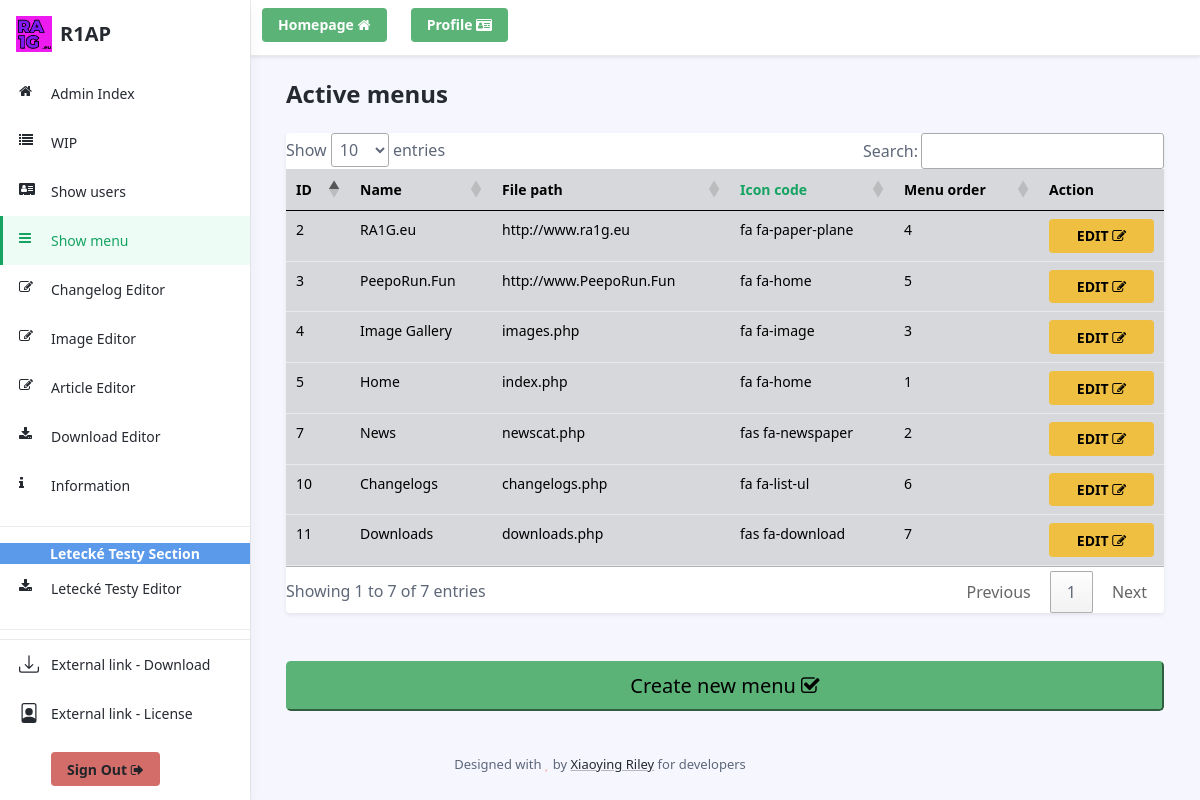
Page /adminpanel/menupage.php (signed in) on the committed database.
### tables this page shows
CREATE TABLE `menu` (
  `idmenu` int(11) NOT NULL,
  `meno` varchar(55) NOT NULL,
  `file_path` varchar(90) DEFAULT NULL,
  `icon` varchar(90) NOT NULL,
  `menuorder` int(11) DEFAULT NULL,
  `menu_category` varchar(50) DEFAULT NULL
);

### incl/adminconfig.php (called while the page is built, shortened)
<?php
function getMenu($conn)
{
    $request = $conn->prepare("SELECT idmenu, meno, file_path, icon, menuorder FROM menu");
    return $request->execute() ? $request->fetchAll(PDO::FETCH_ASSOC) : false;
}

### adminpanel/menupage.php (the view, shortened to what this page needs)
<?php
include_once("adminheader.php");
require "../incl/adminconfig.php";
$conn = new PDO($dsn, $username, $password, $options);
$resultsmenu = getMenu($conn);
?>
<div class="app-wrapper">
    <div class="app-content pt-3 p-md-3 p-lg-4">
        <div class="container-xl">
            <div class="row g-3 mb-4 align-items-center justify-content-between">
                <div class="col-auto">
                    <h1 class="app-page-title mb-0">Active menus</h1>
                </div>
            </div>
            <div class="tab-content" id="orders-table-tab-content">
                <div class="tab-pane fade show active" id="orders-all" role="tabpanel" aria-labelledby="orders-all-tab">
                    <div class="app-card app-card-orders-table shadow-sm mb-5">
                        <div class="app-card-body">
                            <div class="table-responsive">
                                    <table class="table table-secondary app-table-hover mb-0 text-left" id="menuedittable" >
                                        <thead>
                                        <tr>
                                            <th scope="col">ID</th>
                                            <th scope="col">Name</th>
                                            <th scope="col">File path</th>
                                            <th scope="col"><a href="https://fontawesome.com/v4.7.0/icons/">Icon code</a></th>
                                            <th scope="col">Menu order</th>
                                            <th scope="col">Action</th>
                                        </tr>
                                        </thead>
                                        <tbody>
                                        <?php foreach ($resultsmenu as $key => $resultm) { ?>
                                            <tr>
                                                <td><?= $resultm['idmenu']; ?></td>
                                                <td><?= $resultm['meno']; ?></td>
                                                <td><?= $resultm['file_path']; ?></td>
                                                <td><?= $resultm['icon']; ?></td>
                                                <td><?= $resultm['menuorder']; ?></td>
                                                <td>
                                                    <a class="btn btn-warning modalmenuedit btn-block"
                                                       href="editmenu_modal.php?editmenu=<?php echo $resultm['idmenu']; ?>">EDIT <i
                                                            class="fa fa-edit"></i></a>
                                                </td>
                                            </tr>
                                        <?php } ?>
                                        </tbody>
                                    </table>
                            </div>
                        </div>
                    </div>
                </div>
            </div>
            <button type="button" class="btn-lg btn-block btn-success" data-toggle="modal" data-target="#menuAddNewBox">
                Create new menu  <i class="fa fa-check-square-o"></i>
            </button>
        </div>
    </div>
</div>
        <?php include_once("adminfooter.php"); ?>

### rows in the picture
menu: idmenu "2", meno "RA1G.eu", file_path "http://www.ra1g.eu", icon "fa fa-paper-plane", menuorder "4"
menu: idmenu "3", meno "PeepoRun.Fun", file_path "http://www.PeepoRun.Fun", icon "fa fa-home", menuorder "5"
menu: idmenu "4", meno "Image Gallery", file_path "images.php", icon "fa fa-image", menuorder "3"
menu: idmenu "5", meno "Home", file_path "index.php", icon "fa fa-home", menuorder "1"
menu: idmenu "7", meno "News", file_path "newscat.php", icon "fas fa-newspaper", menuorder "2"
menu: idmenu "10", meno "Changelogs", file_path "changelogs.php", icon "fa fa-list-ul", menuorder "6"
menu: idmenu "11", meno "Downloads", file_path "downloads.php", icon "fas fa-download", menuorder "7"
